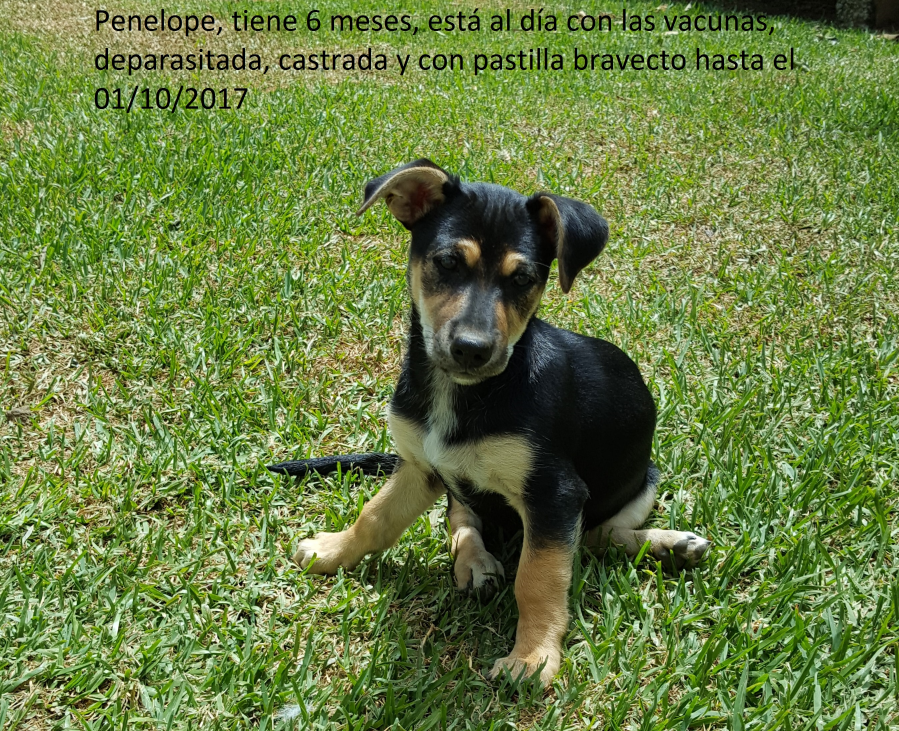
#> input picture TC1 - SVD/imagenUsar.jpg, 2697 x 2193 px (shown at 1/3 size)
$ jupyter execute 2021-2-Trabajo_Corto_01.ipynb   (shell and % lines are left out)
#> lines starting #> are read from the running program, lines starting #| are printed output that depends on the picture
**Instituto Tecnológico de Costa Rica**

**Escuela de Ingeniería en Computación**

**Curso: Inteligencia Artificial**

**Segundo Semestre 2021**

**Profesor: Luis-Alexander Calvo-Valverde**

**Trabajo Corto:** 01

**Datos de la entrega:** Domingo 22 de agosto 2021, a más tardar a las 11:59 pm

**Estudiantes:**
- Eduardo Madrigal
- Gabriel Vargas

___

# Parte 1  -  Estudio de SVD
___

## 1.1 Explicación de Singular Value Descomposition (SVD)

- Documento base:  https://nbviewer.jupyter.org/github/buruzaemon/svd/blob/master/01_SVD_visualizing_data.ipynb

Singular value decomposition factoriza una matriz $X \in \mathbb{R}^{m \times n}$  en:

* Matriz $U \in \mathbb{R}^{m \times m}$ son los vectores singular-izquierdos de $X$, donde las columnas son el conjunto de auto-vectores ortonormales de  $X \, X^{T}$.
* Matriz diagonal $\Sigma$ con entradas $\sigma \in \mathbb{R}$ que son los valores singulares  no-negativos de $X$.
* Matriz $V \in \mathbb{R}^{n \times n}$ son los vectores singular-derechos de $X$, donde las columnas son el conjunto de auto-vectores ortonormales de  $X^{T} \, X$.

tal que,

\begin{align}
  X &= U \, \Sigma \, V^{T}
\end{align}

Las dimensiones de cada una de las matrices que factorizan $X \in \mathbb{R}^{m \times n}$ son:

Con respecto a la relación con los auto-valores y auto-vectores:

* $U$ corresponde a los auto-vectores de $X \, X^{T}$
* $V$ corresponde a los auto-vectores de $X^{T} \, X$
* $\Sigma$ corresponde a los auto-valores de $X \, X^{T}$ o $X^{T} \, X$, que son los mismos.

## 1.2 Ejemplo de aplicación de SVD

[Iris flower dataset](https://en.wikipedia.org/wiki/Iris_flower_data_set).

Los datos son multivariados, con 150 mediciones de 4 atributos (length and width cm de ambos:  sepal and petal) en tres distintas especies de Iris. De las 150 mediciones, hay 50 mediciones para _Iris setosa_, _Iris versicolor_, e _Iris virginica_.

[Scikit Learn's `datasets`](http://scikit-learn.org/stable/datasets/) incluye el conjunto de datos Iris.

Fuente: https://www.researchgate.net/publication/265877256_How_plants_grow_and_move/figures?lo=1

[cell 1]

import matplotlib
import matplotlib.pyplot as plt
import numpy as np
import os
import pandas as pd
import scipy.stats
import sklearn.datasets
import sklearn.preprocessing

[cell 2]
iris = sklearn.datasets.load_iris()

X = pd.DataFrame(iris.data, columns=iris.feature_names)

#normalizing data
X_zscaled = (X - X.mean()) / X.std(ddof=1) #standard deviation. ddof = delta degrees of freedom

#guarda los nombres del tipo de flor para cada fila
Y = pd.DataFrame(iris.target, columns=['target'])
Y['species'] = Y.apply(lambda r: iris.target_names[r])

print("Dimensiones de la matriz: (filas,columnas)", X.shape)
print(X.head(5)) # imprime las primeras 5 filas del dataframe de iris
print(X_zscaled )

[cell 3]
# Realiza el SVD
U_iris, S_iris, Vt_iris = np.linalg.svd(X_zscaled)

#### $U$: vectores singular-izquierdos de $X$

Las filas de $U$ corresponden a las filas de la matriz original de datos $X$, mientras que las columnas son el conjunto de auto-vectores ordenados, ortonormales de  $X \, X^{T}$.

[cell 4]
print('La matriz U tiene {} filas, {} columnas\n'.format(*U_iris.shape))

print('{}'.format(pd.DataFrame(U_iris).head(5)))

#### $V$: vectores sigular-derechos de $X$

[`numpy.linalg.svd`](https://docs.scipy.org/doc/numpy/reference/generated/numpy.linalg.svd.html) retorna  $V^{T}$ en lugar de $V$, tal que las columnas de $V^{T}$ corresponden a la matriz orginal de datos de $X$. Y donde las filas son el conjunto de auto-vectores ordenados, ortonormales de $X^{T} \, X$.

[cell 5]
print('La matriz Vt tiene {} filas, {} columnas\n'.format(*Vt_iris.shape))

print('{}'.format(pd.DataFrame(Vt_iris).head()))

#### $\Sigma$: valores singulares de $X$

Los elementos $\sigma_{i}$ de la matriz diagonal $\Sigma$ son los valores sigulares  no-negativos de la matriz $X$, los cuales son realmente las raíces cuadradas de los auto-valores no-zero de $X^{T} \, X$ (y también para $X \, X^{T}$). Estos valores singulares pueden ser usados para determinar la cantidad de varianza $X^{\prime}$ explicada de la matriz de datos original $X$ cuando reducimos las dimensiones para encontrar una aproximación de rango inferior.

\begin{align}
   X^{\prime}_{k} &=  U_{k} \, \Sigma_{k} \, V^{T}_{k} \\
                           &\approx X_{r} & \text{ donde } rank(X^{\prime}) = k \lt rank(X) = r
\end{align}

La cantidad de varianza que la aproximación del rango reducido  $X^{\prime}_{k}$ explica de  $X_{r}$ es:

\begin{align}
  \text{suma de varianza explicada} &= \frac{\sum_{j=1}^{k} \sigma_{j}^{2}}{\sum_{i=1}^{r} \sigma_{i}^{2}}
\end{align}

**NOTE**: [`numpy.linalg.svd`](https://docs.scipy.org/doc/numpy/reference/generated/numpy.linalg.svd.html) realmente retorna un $\Sigma$ que no es una matriz diagonal, sino una lista de las entradas de la diagonal.

[cell 6]
print("Vector Sigma tiene: ", len(S_iris), " elementos")
print(S_iris)

s2 = S_iris.reshape((1, -1))
norm_s = (s2 - s2.mean()) / s2.std(ddof=1)
print(norm_s)
# [[0.85418057 0.4780247  0.1915443  0.07196325]]

[cell 7]
# lista de 1 a n, donde n es la cantidad de elementos del vector sigma
num_sv_iris = np.arange(1, S_iris.size+1)

# calcula la suma de varianza explicada
cum_var_explained_iris = [np.sum(np.square(S_iris[0:n])) / np.sum(np.square(S_iris)) for n in num_sv_iris]
print(cum_var_explained_iris)

Se grafica la suma de la varianza explicada como una función del número de valores singulares usados cuando reducimos el rango para encontrar una matriz de rango-inferior $X^{\prime}$ para aproximar $X$. Lo cual da pistas de cuántas dimensiones se podrían usar.

[cell 8]
fig = plt.figure(figsize=(7.0,5.5))
ax = fig.add_subplot(111)

# varianza explicada (línea azul)
# da el % de similitud con los datos originales
plt.plot(num_sv_iris,
         cum_var_explained_iris,
         color='#2171b5',
         label='varianza explicada',
         alpha=0.65,
         zorder=1000)

# valores de sigma normalizados
# da el "aporte" de usar cada singular value en la suma
plt.scatter(num_sv_iris,
            sklearn.preprocessing.normalize(S_iris.reshape((1,-1))),
            color='#fc4e2a',
            label='valores singulares (normalizados)',
            alpha=0.65,
            zorder=1000)

plt.legend(loc='center right', scatterpoints=1, fontsize=8)

ax.set_xticks(num_sv_iris)
ax.set_xlim(0.8, 4.1)
ax.set_ylim(0.0, 1.1)
ax.set_xlabel(r'Número de valores singulares utilizados')
ax.set_ylabel('Varianza en los datos explicada')
ax.set_title('Conjunto de datos Iris: suma de la varianza explicada & valores singulares',
             fontsize=14,
             y=1.03)

ax.set_facecolor('0.98')

plt.grid(alpha=0.8, zorder=1)
plt.tight_layout()
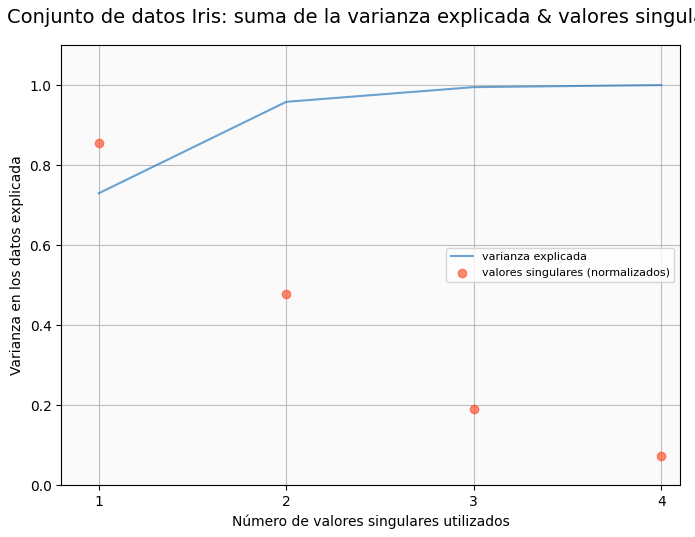
#> figure drawn by matplotlib, 1 panel

#### Reducción de dimensión

A juzgar por la curva que representa la suma de la varianza explicada en la figura anterior, se puede ver que:

* con 2 valores singulares, cerca de 96.5% de la varianza de $X$ puede ser explicada
* con 3 valores singulares, ese número llega hasta aproximadamente 99.8%

Ahora se grafica utilizando los primeros 2 valores singulares para representar los datos en los ejes $x$ y $y$, respectivamente.

[cell 9]
# selecciona los índices en el df de iris correspondientes a cada tipo de flor, dejándolos en un array
idx_setosa = np.where(iris.target==0)[0]
idx_versicolor = np.where(iris.target==1)[0]
idx_virginica = np.where(iris.target==2)[0]

# selecciona los valores correspondientes de U para cada tipo
# numpy.ndarrays
setosa_x = U_iris[idx_setosa, 0]
setosa_y = U_iris[idx_setosa, 1]

versicolor_x = U_iris[idx_versicolor, 0]
versicolor_y = U_iris[idx_versicolor, 1]

virginica_x = U_iris[idx_virginica, 0]
virginica_y = U_iris[idx_virginica, 1]

[cell 10]
fig = plt.figure(figsize=(7.0,5.5))
ax = fig.add_subplot(111)

plt.scatter(setosa_x,
            setosa_y,
            marker='o',
            color='#66c2a5',
            label='Iris-setosa',
            zorder=1000)

plt.scatter(versicolor_x,
            versicolor_y,
            marker='D',
            color='#fc8d62',
            label='Iris-versicolor',
            zorder=1000)

plt.scatter(virginica_x,
            virginica_y,
            marker='^',
            color='#8da0cb',
            label='Iris-virginica',
            zorder=1000)

plt.legend(loc='upper left', scatterpoints=1, fontsize=8)

ax.set_xlabel(r'valor singular $\sigma_{1}$')
ax.set_ylabel(r'valor singular $\sigma_{2}$')
ax.set_title('Gráfico 2D del conjunto de datos Iris',
             fontsize=14,
             y=1.03)
ax.set_facecolor('0.98')

plt.grid(alpha=0.6, zorder=1)
plt.tight_layout()
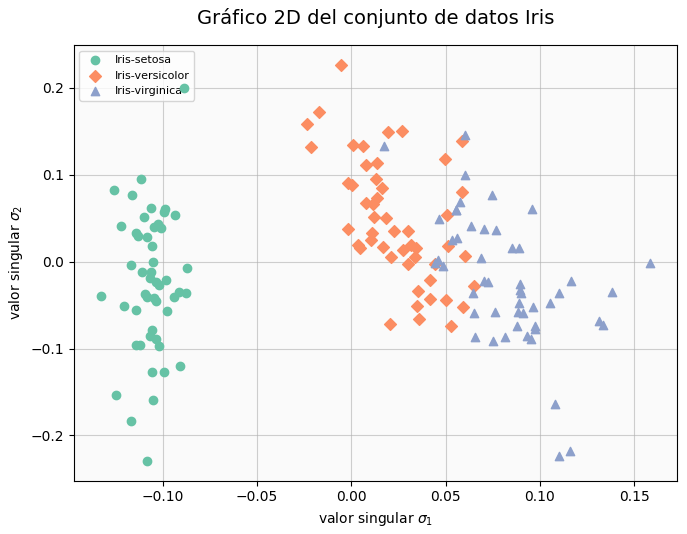
#> figure drawn by matplotlib, 1 panel

**Observación final:**

Se logra visualizar el conjunto de datos original que estaba en 4D en 2D usando las primeras dos columnas de valores singulares de $U$, matriz de vectores singular-izquierda, se logra ver que hay una clara separación para las clases _Iris setosa_ y las otras. De otra manera, la diferenciación entre _Iris versicolor_ e _Iris virginica_ no parece clara.

___

# Parte 2  -  Aplicación de SVD en imágenes
___

# SVD en una imagen

La ténica del SVD puede ser utiliada para la compresión de imágenes. Por ejemplo, una imagen **[1]** de $m×n$ pixels en escala de grises puede ser representada como una matriz $A \in R^{m×n}$ cuyos elementos $a_{ij}$ representan la intensidad del pixel $(i, j)$. En particular, una imagen contiene mucha información redundante, es decir, que puede ser eliminada sin que el efecto visual sea notable.

Se podría sustituir la matriz $A$ por otra matriz $B$ de rango menor.

Consideremos:

Teorema: Sean $\sigma_{1} \geq \sigma_{2} \geq \cdots \geq \sigma_{r} > 0 $ valores singulares no  nulos de $A \in C^{m×n}$. Entonces para cada $k < r$, la distancia desde $A$ al conjunto de matrices de rango $k$ en la norma $\left\Vert \cdot \right\Vert _{2} $ es:

$$\sigma_{k+1} = \min\limits_{rank(B)=k} \left\Vert A - B \right\Vert _{2}$$

Por tanto, si $A = UDV^H $ es la descomposición en valores singulares de $A$, la matriz de rango $k$ de mejor aproximación a $A$ es:

$$B = U
\begin{bmatrix} S  &  0      \\
                0  &  0
\end{bmatrix} V^T , S = diag(\sigma_1, \sigma_2, \cdots , \sigma_k)$$

Si $U_k$ y $V_k$ son las matrices compuestas por las primeras $k$ columnas de $U$ y $V$,  respectivamente, entonces se puede decir que (fórmula **f_1**):

$$B = U_k D V_{k}^{T}$$

logrando codificar la imagen aproximada por medio de matrices de menor tamaño.

**[1]** Texto base: https://w3.ual.es/~andrei/Practicas/practica14.pdf

___

**Notas importantes:**
1. Debe comentar ampliamente su código.
1. Para el cálculo del SVD puede utilizar la función svd
1. Para modificar la imagen debe utilizar operaciones algebraicas (Ej. np.dot, np.diag, etc)

___

## 2.1 Aplicación en una imagen en escala de grises  (40 puntos)

1. Cargue la imagen adjunta, "ImagenUsar.jpg".
1. Muestre su contenido en pantalla.
1. Conviértala a escala de grises.
1. Almacene la imagen en una matriz.
1. Calcule el SVD.
1. Sea $k$ los $k_{ésimos}$ primeros valores singulares. Para $k \in [5, 25, 50, 100, 200, 500, 1000, 2000, 2193]$, haga:
    1. Proyecte la imagen en los primeros $k$ valores singulares.
    1. Muestre la imagen obtenida en el paso anteior.
1. Finalmente indique sus conclusiones sobre el efecto de la selección de los componentes principales en la nitidez de la imagen generada.

**IMPORTANTE:** Debe comentar ampliamente su código.

[cell 11]
import matplotlib
import matplotlib.pyplot as plt
import numpy as np
import pandas as pd
from PIL import Image, ImageOps

image_name = "imagenUsar.jpg"
k_values = [5, 25, 50, 100, 200, 500, 1000, 2000, 2193]
plt.figure(figsize=(14,6)) # makes images bigger

# 1. image is loaded using PIL
image = Image.open(image_name)
#> image is the input picture: PIL image 2697x2193 RGB; mean R, G, B 105.3, 126.2, 65.9

# 2. image shown using plt
plt.subplot(2, 2, 1) #rows, columns, index
plt.imshow(image) #loads image

# 3. image is converted to grayscale
gray_image = ImageOps.grayscale(image)
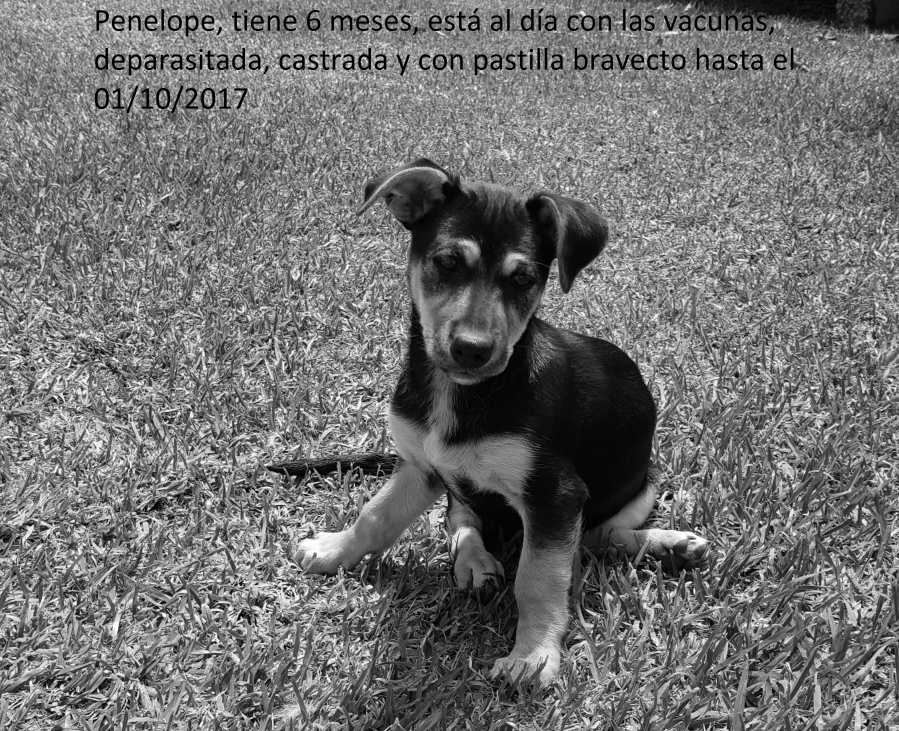
#> gray_image: PIL image 2697x2193 L (shown at 1/3 size); min 0, max 255, mean 113.1

plt.subplot(2, 2, 2)
plt.imshow(gray_image, cmap='gray') # loads grayscale image

# 4. stores grayscale image in a matrix
arr = np.asarray(gray_image)

# 5. calculates SVD
arr_zscaled = (arr - arr.mean()) / arr.std(ddof=1) # normalizing data
u_img, s_img, vt_img = np.linalg.svd(arr_zscaled) # calculates the SVD for the grayscale image matrix
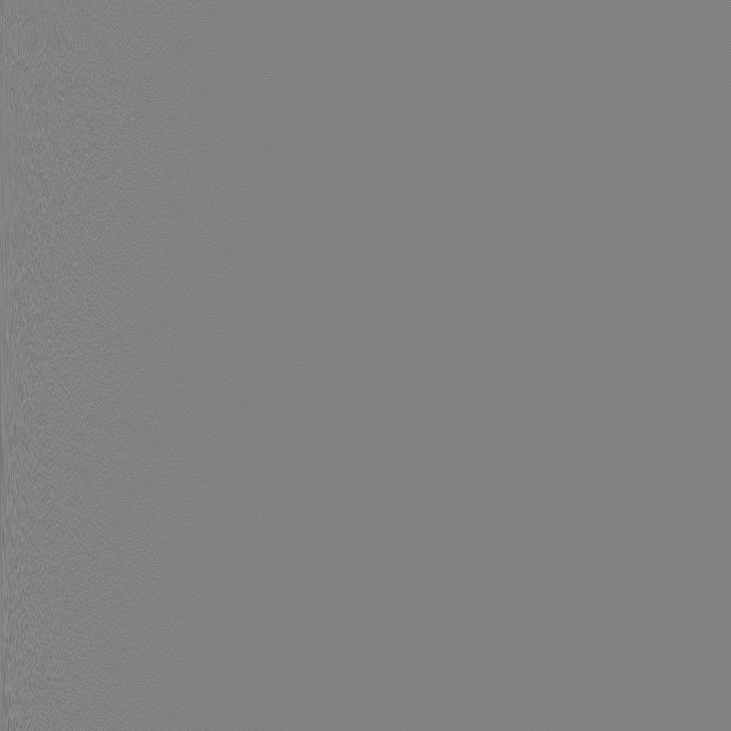
#> u_img: shape (2193, 2193) float64 (shown at 1/3 size); min -0.299, max 0.286, mean -1.59e-05; drawn with min black and max white
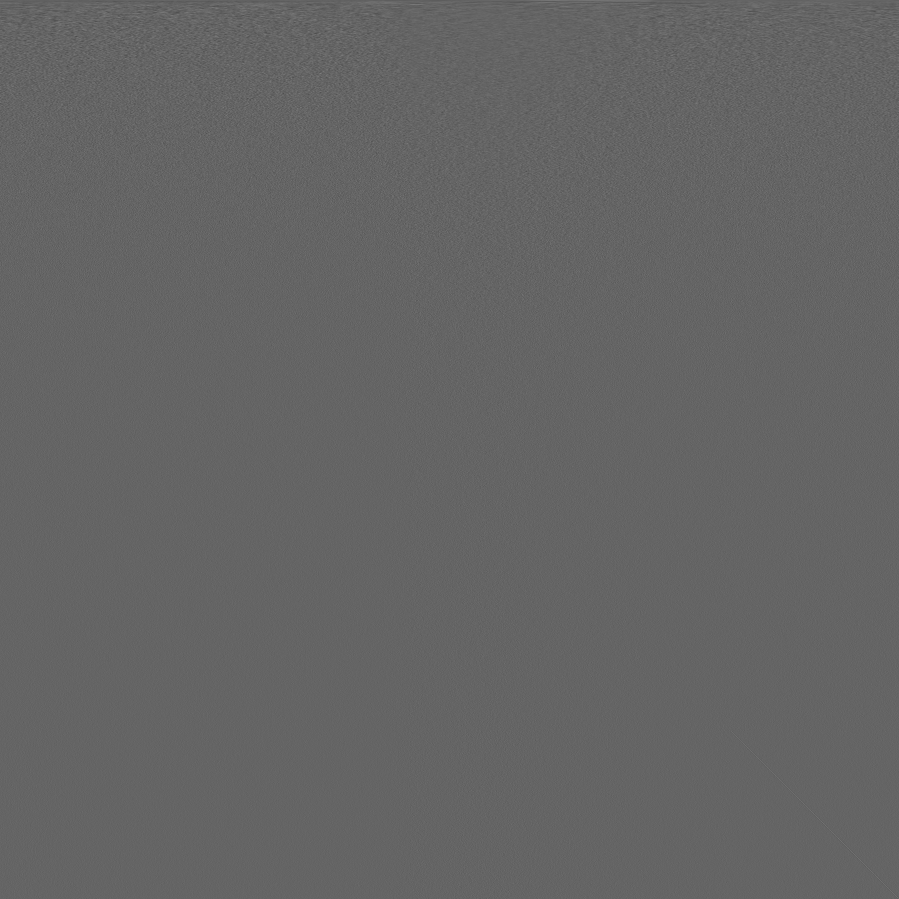
#> vt_img: shape (2697, 2697) float64 (shown at 1/3 size); min -0.21, max 0.319, mean -3.16e-06; drawn with min black and max white
#> s_img = 2193 values, max 1105.6 at index 0, min 0.29 at index 2192, mean 22.36


# [6 lines of commented-out code are left out]

k = 100
new_img = np.dot(u_img[:,:k], np.dot(np.diag(s_img[:k]), vt_img[:k,:]))
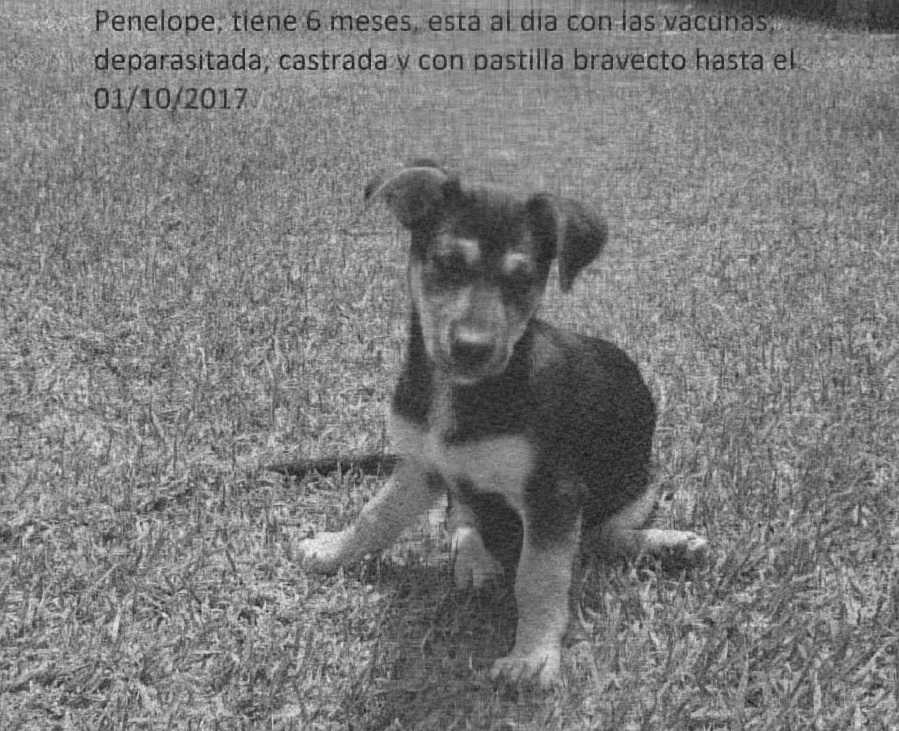
#> new_img: shape (2193, 2697) float64 (shown at 1/3 size); min -3.32, max 3.44, mean 0.000107; drawn with min black and max white
plt.subplot(2, 2, 3)
plt.imshow(new_img, cmap='gray') # loads grayscale image

plt.show() # shows plots

## 2.2 Aplicación en una imagen a color  (60 puntos)

Las imágenes a color se representan en Python como matrices numéricas tridimensionales, la tercera dimensión para representar los valores de color (rojo, verde azul). Sin embargo, el método SVD utilizado hasta ahora es aplicable a matrices bidimensionales. Así que tenemos que encontrar una manera de convertir la matriz tridimensional en matrices bidimensionales, aplicar SVD y reconstruirla como una matriz  tridimensional.

En general hay dos métodos para hacerlo:
1. método de remodelación: Este método implica aplanar la tercera dimensión de la matriz de imágenes en la segunda dimensión utilizando el método de reshape.
1. Método de capa:   Este método trata una imagen en color como una pila de 3 imágenes bidimensionales separadas (capas roja, azul y verde). Se aplica la reconstrucción SVD truncada en cada capa bidimensional por separado y luego se vuelven a juntar las capas reconstruidas.

Desarrolle **dos implementaciones, una para cada método**: (60 puntos, 30 puntos cada implementación)
1. Cargue la imagen adjunta, "ImagenUsar.jpg".
1. Muestre su contenido en pantalla.
1. Almacene la imagen en una matriz.
1. Calcule el SVD.
1. Sea $k$ los $k_{ésimos}$ primeros valores singulares. Para $k \in [5, 25, 50, 100, 200, 500, 1000, 2000, 2193]$, haga:
    1. Proyecte la imagen en los primeros $k$ valores singulares.
    1. Muestre la imagen obtenida en el paso anteior.
1. Finalmente indique sus conclusiones sobre el efecto de la selección de los valores singulares en la nitidez de la imagen generada.

### Solo como ejemplo

[cell 12]
from PIL import Image
import numpy as np

nombreImagen= "imagenUsar"
plt.style.use('ggplot')

image = Image.open(nombreImagen+'.jpg')

plt.imshow(image)
plt.show()

A = np.asarray(image)
original_shape = A.shape
#> original_shape = (2193, 2697, 3)
